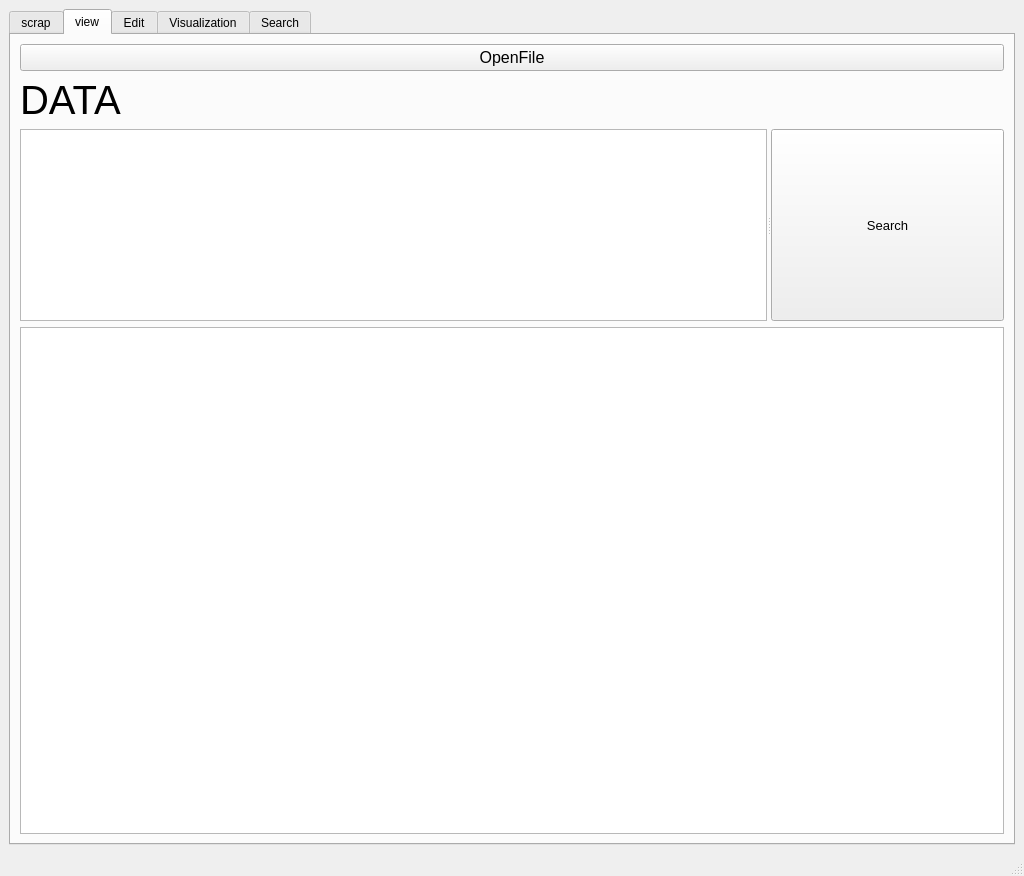
<?xml version="1.0" encoding="UTF-8"?>
<ui version="4.0">
 <class>MainWindow</class>
 <widget class="QMainWindow" name="MainWindow">
  <property name="geometry">
   <rect>
    <x>0</x>
    <y>0</y>
    <width>1024</width>
    <height>876</height>
   </rect>
  </property>
  <property name="minimumSize">
   <size>
    <width>800</width>
    <height>600</height>
   </size>
  </property>
  <property name="windowTitle">
   <string>Search Engine</string>
  </property>
  <widget class="QWidget" name="centralwidget">
   <layout class="QGridLayout" name="gridLayout_4">
    <item row="0" column="0">
     <widget class="QTabWidget" name="tabWidget_edit">
      <property name="minimumSize">
       <size>
        <width>640</width>
        <height>480</height>
       </size>
      </property>
      <property name="currentIndex">
       <number>1</number>
      </property>
      <widget class="QWidget" name="tab_scrapping">
       <property name="mouseTracking">
        <bool>false</bool>
       </property>
       <property name="accessibleName">
        <string/>
       </property>
       <property name="autoFillBackground">
        <bool>false</bool>
       </property>
       <attribute name="title">
        <string>scrap</string>
       </attribute>
       <layout class="QGridLayout" name="gridLayout_2">
        <item row="2" column="0">
         <layout class="QHBoxLayout" name="horizontalLayout_2">
          <item>
           <widget class="QLabel" name="label_Total">
            <property name="font">
             <font>
              <pointsize>20</pointsize>
             </font>
            </property>
            <property name="text">
             <string>TOTAL</string>
            </property>
           </widget>
          </item>
          <item>
           <widget class="QLCDNumber" name="lcdNumber"/>
          </item>
          <item>
           <widget class="QLabel" name="label_Depth">
            <property name="font">
             <font>
              <pointsize>20</pointsize>
             </font>
            </property>
            <property name="layoutDirection">
             <enum>Qt::LeftToRight</enum>
            </property>
            <property name="text">
             <string>Depth</string>
            </property>
           </widget>
          </item>
          <item>
           <widget class="QSpinBox" name="spinBox_Depth">
            <property name="enabled">
             <bool>true</bool>
            </property>
            <property name="font">
             <font>
              <pointsize>18</pointsize>
              <weight>50</weight>
              <bold>false</bold>
             </font>
            </property>
            <property name="locale">
             <locale language="English" country="UnitedStates"/>
            </property>
            <property name="readOnly">
             <bool>false</bool>
            </property>
            <property name="keyboardTracking">
             <bool>true</bool>
            </property>
            <property name="suffix">
             <string/>
            </property>
            <property name="minimum">
             <number>1</number>
            </property>
           </widget>
          </item>
         </layout>
        </item>
        <item row="0" column="0">
         <layout class="QVBoxLayout" name="verticalLayout_2">
          <item>
           <widget class="QLabel" name="label_Input_domain">
            <property name="font">
             <font>
              <pointsize>20</pointsize>
             </font>
            </property>
            <property name="layoutDirection">
             <enum>Qt::LeftToRight</enum>
            </property>
            <property name="text">
             <string>INPUT Domain links</string>
            </property>
           </widget>
          </item>
          <item>
           <widget class="QListWidget" name="listWidget"/>
          </item>
         </layout>
        </item>
        <item row="0" column="2">
         <layout class="QVBoxLayout" name="verticalLayout" stretch="0,0,0,0,0">
          <property name="spacing">
           <number>30</number>
          </property>
          <property name="topMargin">
           <number>50</number>
          </property>
          <item>
           <widget class="QPushButton" name="button_ADD">
            <property name="font">
             <font>
              <pointsize>15</pointsize>
             </font>
            </property>
            <property name="text">
             <string>ADD</string>
            </property>
           </widget>
          </item>
          <item>
           <widget class="QPushButton" name="Button_EDIT">
            <property name="font">
             <font>
              <pointsize>15</pointsize>
             </font>
            </property>
            <property name="text">
             <string>EDIT</string>
            </property>
           </widget>
          </item>
          <item>
           <widget class="QPushButton" name="Button_REMOVE">
            <property name="font">
             <font>
              <pointsize>15</pointsize>
             </font>
            </property>
            <property name="text">
             <string>REMOVE</string>
            </property>
           </widget>
          </item>
          <item>
           <spacer name="verticalSpacer_2">
            <property name="orientation">
             <enum>Qt::Vertical</enum>
            </property>
            <property name="sizeHint" stdset="0">
             <size>
              <width>20</width>
              <height>40</height>
             </size>
            </property>
           </spacer>
          </item>
          <item>
           <widget class="QPushButton" name="Button_Start">
            <property name="font">
             <font>
              <pointsize>18</pointsize>
             </font>
            </property>
            <property name="text">
             <string>Start </string>
            </property>
            <property name="iconSize">
             <size>
              <width>16</width>
              <height>16</height>
             </size>
            </property>
            <property name="autoDefault">
             <bool>false</bool>
            </property>
            <property name="default">
             <bool>false</bool>
            </property>
            <property name="flat">
             <bool>false</bool>
            </property>
           </widget>
          </item>
         </layout>
        </item>
        <item row="4" column="0">
         <layout class="QVBoxLayout" name="verticalLayout_4">
          <item>
           <widget class="QTextBrowser" name="textBrowser"/>
          </item>
          <item>
           <widget class="QProgressBar" name="progressBar">
            <property name="locale">
             <locale language="English" country="UnitedStates"/>
            </property>
            <property name="value">
             <number>24</number>
            </property>
            <property name="alignment">
             <set>Qt::AlignCenter</set>
            </property>
           </widget>
          </item>
         </layout>
        </item>
       </layout>
      </widget>
      <widget class="QWidget" name="tab_view">
       <attribute name="title">
        <string>view</string>
       </attribute>
       <layout class="QVBoxLayout" name="verticalLayout_3">
        <item>
         <widget class="QPushButton" name="Button_openfile">
          <property name="font">
           <font>
            <pointsize>12</pointsize>
           </font>
          </property>
          <property name="layoutDirection">
           <enum>Qt::LeftToRight</enum>
          </property>
          <property name="text">
           <string>OpenFile</string>
          </property>
         </widget>
        </item>
        <item>
         <widget class="QLabel" name="label_data_view">
          <property name="font">
           <font>
            <pointsize>30</pointsize>
           </font>
          </property>
          <property name="layoutDirection">
           <enum>Qt::LeftToRight</enum>
          </property>
          <property name="text">
           <string>DATA </string>
          </property>
          <property name="alignment">
           <set>Qt::AlignLeading|Qt::AlignLeft|Qt::AlignVCenter</set>
          </property>
         </widget>
        </item>
        <item>
         <widget class="QSplitter" name="splitter">
          <property name="orientation">
           <enum>Qt::Horizontal</enum>
          </property>
          <widget class="QTextEdit" name="textEdit_2">
           <property name="font">
            <font>
             <pointsize>14</pointsize>
            </font>
           </property>
          </widget>
          <widget class="QPushButton" name="pushButton_2">
           <property name="font">
            <font>
             <pointsize>10</pointsize>
            </font>
           </property>
           <property name="text">
            <string>Search</string>
           </property>
          </widget>
         </widget>
        </item>
        <item>
         <widget class="QTableWidget" name="table_view"/>
        </item>
       </layout>
      </widget>
      <widget class="QWidget" name="tab">
       <attribute name="title">
        <string>Edit</string>
       </attribute>
       <layout class="QGridLayout" name="gridLayout">
        <item row="1" column="2">
         <widget class="QTextEdit" name="textEdit_3"/>
        </item>
        <item row="1" column="3">
         <widget class="QPushButton" name="pushButton_3">
          <property name="font">
           <font>
            <pointsize>18</pointsize>
           </font>
          </property>
          <property name="text">
           <string>UPDATE</string>
          </property>
         </widget>
        </item>
        <item row="2" column="2">
         <widget class="QProgressBar" name="progressBar_2">
          <property name="locale">
           <locale language="English" country="Kenya"/>
          </property>
          <property name="value">
           <number>24</number>
          </property>
          <property name="alignment">
           <set>Qt::AlignCenter</set>
          </property>
         </widget>
        </item>
        <item row="4" column="1" colspan="2">
         <widget class="QTextEdit" name="textEdit_4"/>
        </item>
        <item row="4" column="3">
         <widget class="QPushButton" name="pushButton_4">
          <property name="font">
           <font>
            <pointsize>18</pointsize>
           </font>
          </property>
          <property name="text">
           <string>REMOVE</string>
          </property>
         </widget>
        </item>
        <item row="6" column="0" colspan="3">
         <widget class="QTextBrowser" name="textBrowser_2"/>
        </item>
        <item row="5" column="1" colspan="2">
         <widget class="QProgressBar" name="progressBar_3">
          <property name="locale">
           <locale language="English" country="UnitedStates"/>
          </property>
          <property name="value">
           <number>24</number>
          </property>
          <property name="alignment">
           <set>Qt::AlignCenter</set>
          </property>
         </widget>
        </item>
        <item row="3" column="2">
         <widget class="QLabel" name="label_3">
          <property name="font">
           <font>
            <pointsize>20</pointsize>
           </font>
          </property>
          <property name="text">
           <string>REMOVE</string>
          </property>
         </widget>
        </item>
        <item row="0" column="2">
         <widget class="QLabel" name="label_2">
          <property name="font">
           <font>
            <pointsize>20</pointsize>
           </font>
          </property>
          <property name="text">
           <string>UPDATE</string>
          </property>
         </widget>
        </item>
       </layout>
      </widget>
      <widget class="QWidget" name="tab_Visualization">
       <attribute name="title">
        <string>Visualization</string>
       </attribute>
      </widget>
      <widget class="QWidget" name="tab_Search">
       <attribute name="title">
        <string>Search</string>
       </attribute>
       <layout class="QGridLayout" name="gridLayout_3">
        <item row="0" column="1">
         <widget class="QLabel" name="label">
          <property name="font">
           <font>
            <pointsize>20</pointsize>
           </font>
          </property>
          <property name="text">
           <string>Search</string>
          </property>
         </widget>
        </item>
        <item row="3" column="1">
         <widget class="QPushButton" name="pushButton">
          <property name="font">
           <font>
            <pointsize>20</pointsize>
           </font>
          </property>
          <property name="text">
           <string>Search</string>
          </property>
         </widget>
        </item>
        <item row="4" column="0" colspan="3">
         <widget class="QTextBrowser" name="textBrowser_3"/>
        </item>
        <item row="1" column="1" rowspan="2">
         <widget class="QTextEdit" name="textEdit">
          <property name="minimumSize">
           <size>
            <width>0</width>
            <height>0</height>
           </size>
          </property>
          <property name="baseSize">
           <size>
            <width>0</width>
            <height>0</height>
           </size>
          </property>
         </widget>
        </item>
       </layout>
      </widget>
     </widget>
    </item>
   </layout>
  </widget>
  <widget class="QStatusBar" name="statusbar"/>
 </widget>
 <resources/>
 <connections/>
</ui>
